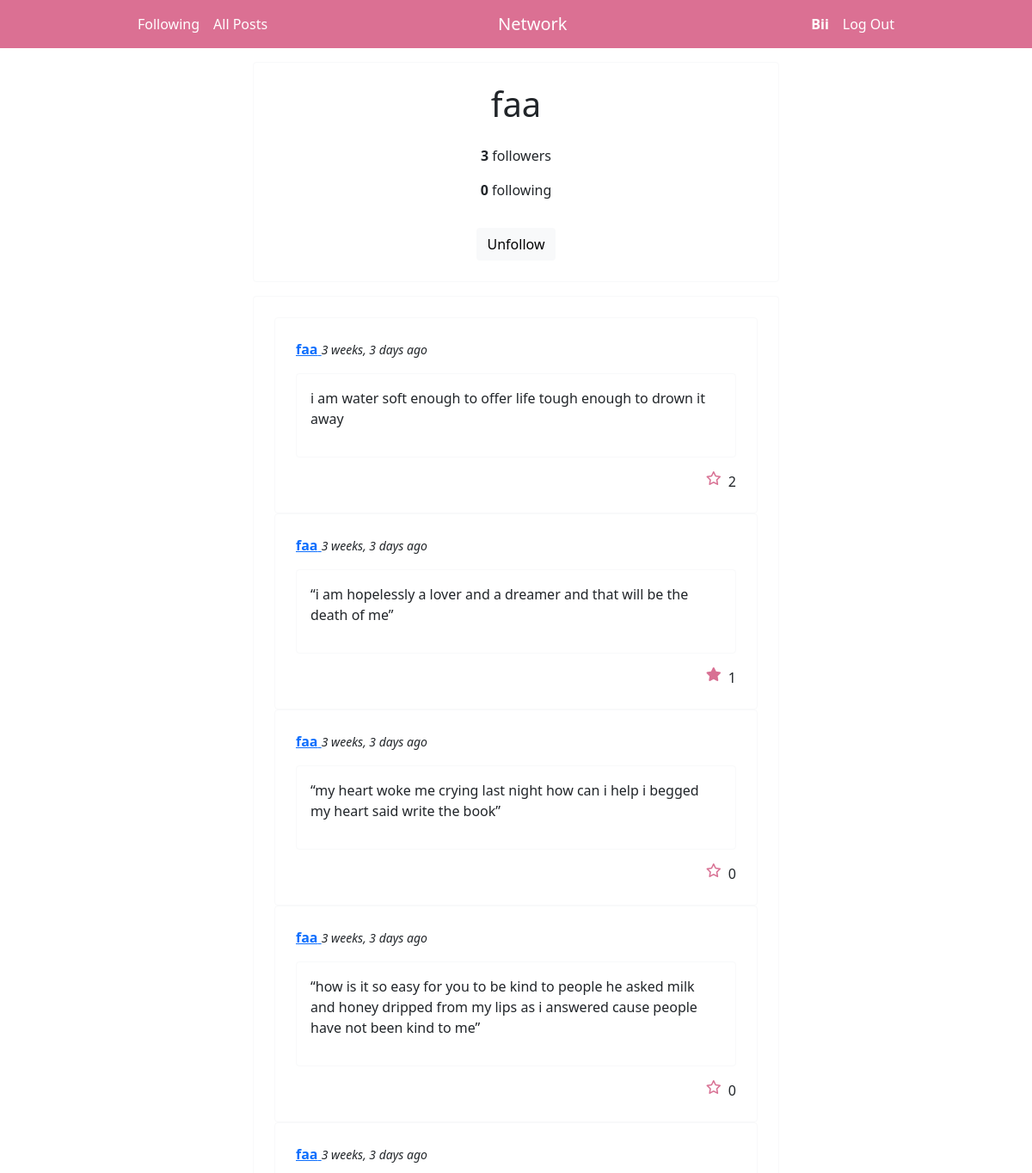
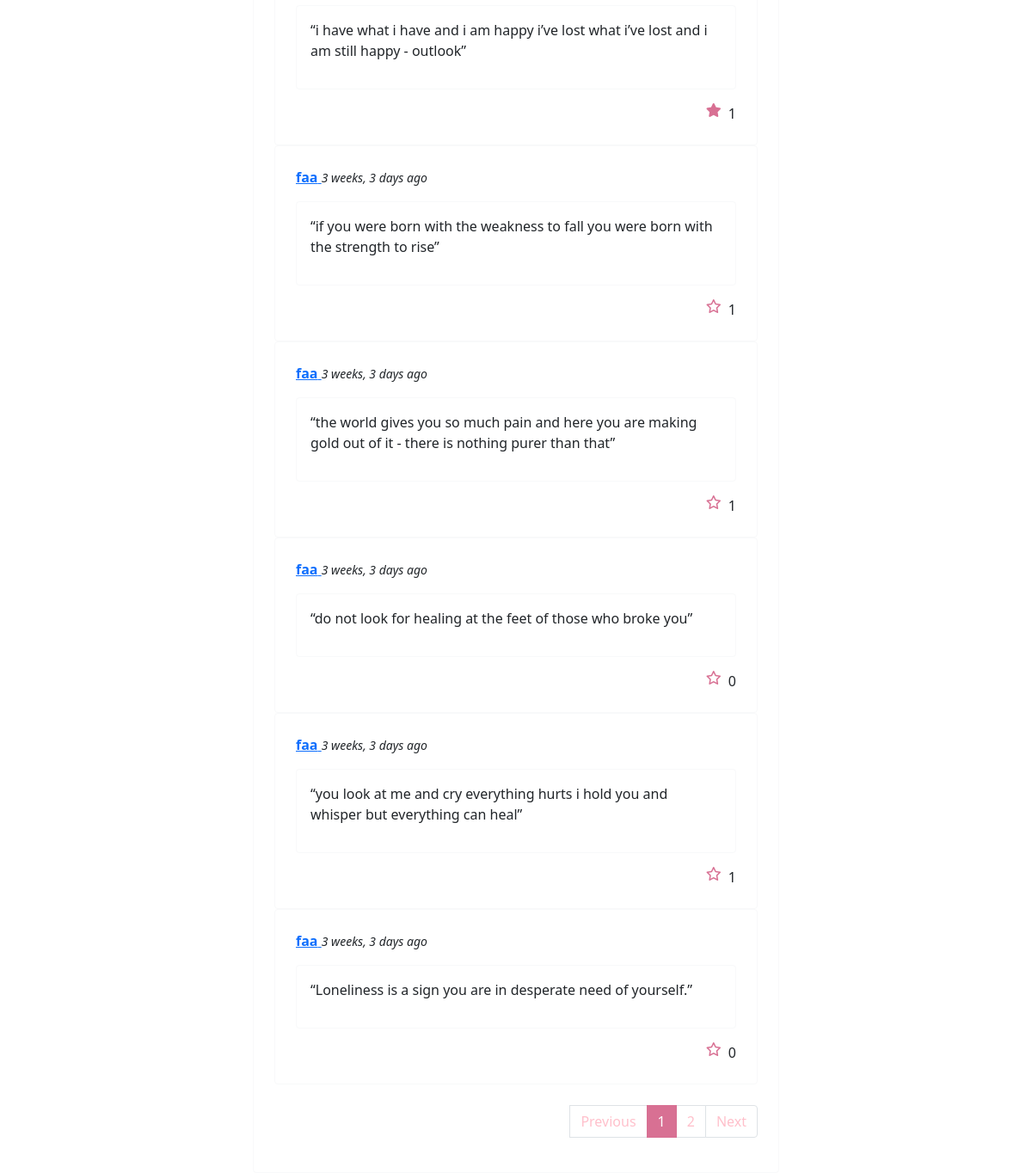
Screenshot of /profile/1 (signed in) with the database file from the repository (2 pictures, top to bottom).
### network/models.py (models this page shows, shortened)
class User(AbstractUser):
    following = models.ManyToManyField("self", blank=True, related_name='followers', symmetrical=False)

class Post(models.Model):
    author = models.ForeignKey(User, on_delete=models.CASCADE, related_name="posts")
    content = models.CharField(max_length=10000)
    created_at = models.DateTimeField(auto_now_add=True)
    liked_by = models.ManyToManyField(User, blank=True, related_name="likes")
    def likes(self):
        return self.liked_by.all().count()
    class Meta:
        ordering = ['-created_at']

### network/views.py (the view)
# urls.py: path("profile/<int:user_id>", views.profile, name="profile"),
def profile(request, user_id):
    profile_user = User.objects.get(pk = user_id)
    profile_posts = Post.objects.filter(author=user_id)
    paginator = Paginator(profile_posts, 10)
    page_number = request.GET.get('page', 1)
    page = paginator.get_page(page_number)
    if request.user.is_authenticated:
        following = profile_user.followers.filter(id = request.user.id).exists()
    else:
        following = False
    return render(request, "network/profile.html", {
        "profile_user": profile_user,
        "following": following,
        "following_count": profile_user.following.all().count(),
        "followers_count": profile_user.followers.all().count(),
        "page": page,
        "previous_url": previous_url(page),
        "next_url": next_url(page)
    })

### network/models.py (called while the page is built)
def previous_url(page):
    if page.has_previous():
        previous_url = f'?page={page.previous_page_number()}'
    else:
        previous_url = ''
    return previous_url

def next_url(page):
    if page.has_next():
        next_url = f'?page={page.next_page_number()}'
    else:
        next_url = ''
    return next_url

### network/templates/network/profile.html (shortened to what this page needs)
{% extends "network/layout.html" %}
{% block body %}
<div class="row justify-content-center">
    <div class="col-6 border border-light p-4 rounded mt-3">
        <div class="text-center">
            <h1 class="mb-4">{{ profile_user }}</h1>
            <p><strong>{{ followers_count }}</strong> followers</p>
            <p><strong>{{ following_count }}</strong> following</p>
            {% if user.is_authenticated and profile_user != request.user %}
                {% if not following %}
                    <form action="{% url 'follow' profile_user.id %}" method="POST">
                        {% csrf_token %}
                        <button type="submit" class="btn btn-light mt-3">Follow</button>
                    </form>
                {% else %}
                    <form action="{% url 'unfollow' profile_user.id %}" method="POST">
                        <button type="submit" class="btn btn-light mt-3">Unfollow</button>
                    </form>
                {% endif %}
            {% endif %}
        </div>
    </div>
    <div>
        <div class="row justify-content-center">
            <div class="col-6 border border-light p-4 rounded mt-3">
            {% include "network/blockpost.html" %}
            </div>
        </div>
    </div>
</div>
{% endblock %}

### network/templates/network/layout.html (shortened to what this page needs)
{% load static %}
<!DOCTYPE html>
<html lang="en">
    <head>
        <link href="https://cdn.jsdelivr.net/npm/bootstrap@5.1.3/dist/css/bootstrap.min.css" rel="stylesheet">
        <link href="{% static 'network/styles.css' %}" rel="stylesheet">
    </head>
    <body style="background: white;">
        <nav class="navbar navbar-expand-lg navbar-dark" style="background-color: #DB7093; padding-left: 140px; padding-right: 140px;">
            <div class="container-fluid">
                <div class="collapse navbar-collapse" id="navbarTogglerDemo02">
                    {% if user.is_authenticated %}
                    <ul class="navbar-nav mr-auto">
                        <li class="nav-item">
                            <a style="color: #FFFFFF;" class="nav-link" href="{% url 'following' %}">Following</a>
                        </li>
                    </ul>
                    {% endif %}
                    <ul class="navbar-nav mr-auto">
                        <li class="nav-item">
                            <a style="color: #FFFFFF;" class="nav-link" href="{% url 'index' %}">All Posts</a>
                        </li>
                    </ul>
                    <ul class="navbar-nav mx-auto">
                        <li class="nav-item">
                            <a style="color: #FFFFFF;" class="navbar-brand" href="{% url 'index' %}">Network</a>
                        </li>
                    </ul>
                    {% if user.is_authenticated %}
                    <ul class="navbar-nav ml-auto">
                        <li class="nav-item">
                            <a style="color: #FFFFFF;" class="nav-link" href="{% url 'profile' user.id %}"><strong>{{ user.username }}</strong></a>
                        </li>
                        <li class="nav-item">
                            <a style="color: #FFFFFF;" class="nav-link" href="{% url 'logout' %}">Log Out</a>
                        </li>
                    </ul>
                    {% endif %}
                </div>
            </div>
        </nav>
        <div class="body">
            {% block body %}
            {% endblock %}
        </div>
    </body>
</html>

### network/templates/network/blockpost.html (shortened to what this page needs)
{% load humanize %}
{% load static %}
        {% for post in page.object_list %}
        <div class="border border-light p-4 rounded">
            <div id="post_headline_{{ post.id }}">
                <a href="{% url 'profile' post.author.id %}">
                    <strong>{{ post.author }}</strong>
                </a>
                <em><small>{{ post.created_at|naturaltime }}</small></em>
            </div>
            <div id="post_contentgroup_{{ post.id }}" class="border border-light p-3 rounded mt-3">
                <p id="post_content_{{ post.id }}">{{ post.content }}</p>
            </div>
            <div id="post_likes_{{ post.id }}" class="d-grid gap-2 d-md-flex justify-content-md-end mt-3">
                {% if user.is_authenticated %}
                <i id="post_likeicon_{{ post.id }}" data-id="{{ post.id }}" class="likeicon {% if user in post.liked_by.all %}fa-solid{% else %}fa-regular{% endif %} fa-star"></i>
                {% else %}
                <i class="likeicon {% if post.likes != 0 %}fa-solid{% else %}fa-regular{% endif %} fa-star"></i>
                {% endif %}
                <span id="post_likecount_{{ post.id }}">{{ post.likes }}</span>
            </div>
        </div>
        {% empty %}
        <div class="row justify-content-center mt-5">
            No post
        </div>
        {% endfor %}
        {% if page.object_list %}
        <nav aria-label="...">
            <ul class="pagination justify-content-end mt-4">
                <li class="page item {% if not page.has_previous %} disabled {% endif %}" >
                    <a class="page-link pagination" href="{{ previous_url }}" tabindex="-1" aria-disabled="true">Previous</a>
                </li>
                {% for n in page.paginator.page_range %}
                    {% if n == page.number %}
                    <li aria-current="page" class="page-item active">
                        <span class="page-link" style="border-color: #d87093; background-color: #d87093;">
                        {{ n }}
                        </span>
                    </li>
                    {% elif n < page.number|add:3 and n > page.number|add:-3 %}
                    <li class="page-item">
                        <a class="page-link pagination" href="{{GET_params.urlencode}}?page={{ n }}">{{ n }}</a>
                    </li>
                    {% endif %}
                {% endfor %}
                <li class="page-item {% if not page.has_next %} disabled {% endif %}">
                    <a class="page-link pagination" href="{{ next_url }}">Next</a>
                </li>
            </ul>
        </nav>
        {% endif %}

### network/static/network/styles.css (style rules this page uses)
.likeicon { color: #d87093; }
.pagination { color: pink; }

### rows the page displays
User: username "Bii"
User: username "faa"
Post: author "faa", created_at "3 weeks, 3 days ago", content "i am water soft enough to offer life tough enough to drown it away", likes "2"
Post: author "faa", created_at "3 weeks, 3 days ago", content "“i am hopelessly a lover and a dreamer and that will be the death of me”", likes "1"
Post: author "faa", created_at "3 weeks, 3 days ago", content "“my heart woke me crying last night how can i help i begged my heart said write the book”", likes "0"
Post: author "faa", created_at "3 weeks, 3 days ago", content "“how is it so easy for you to be kind to people he asked milk and honey dripped from my lips as i answered cause people have not been kind to me”", likes "0"
Post: author "faa", created_at "3 weeks, 3 days ago", content "“i have what i have and i am happy i’ve lost what i’ve lost and i am still happy - outlook”", likes "1"
Post: author "faa", created_at "3 weeks, 3 days ago", content "“if you were born with the weakness to fall you were born with the strength to rise”", likes "1"
Post: author "faa", created_at "3 weeks, 3 days ago", content "“the world gives you so much pain and here you are making gold out of it - there is nothing purer than that”", likes "1"
Post: author "faa", created_at "3 weeks, 3 days ago", content "“do not look for healing at the feet of those who broke you”", likes "0"
Post: author "faa", created_at "3 weeks, 3 days ago", content "“you look at me and cry everything hurts i hold you and whisper but everything can heal”", likes "1"
Post: author "faa", created_at "3 weeks, 3 days ago", content "“Loneliness is a sign you are in desperate need of yourself.”", likes "0"

### other values shown
{{ followers_count }} "3"
{{ following_count }} "0"
{{ n }} "1"
{{ n }} "2"
